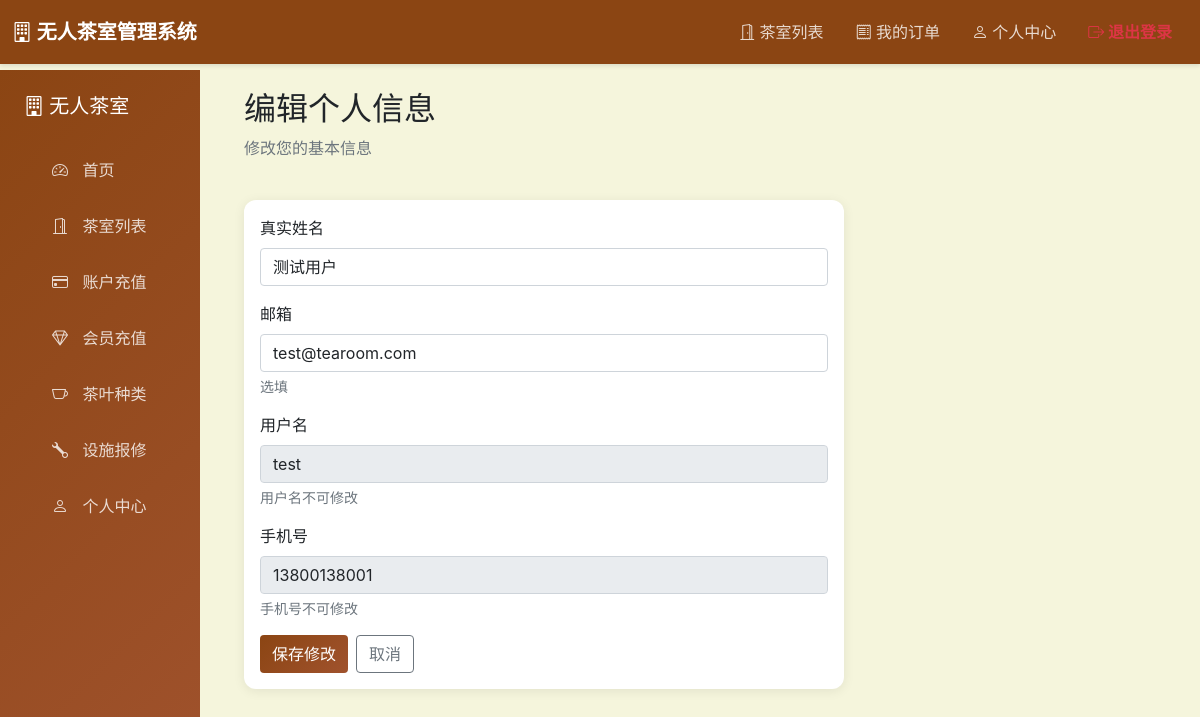
The page /user/profile/edit (signed in) on the database its author committed.
### models.py (models this page shows, shortened)
class User(db.Model):
    __tablename__ = 'users'
    id = db.Column(db.Integer, primary_key=True)
    username = db.Column(db.String(80), unique=True, nullable=False, index=True)
    password_hash = db.Column(db.String(255), nullable=False)
    phone = db.Column(db.String(20), unique=True, nullable=False, index=True)
    real_name = db.Column(db.String(50), nullable=False)
    email = db.Column(db.String(120), unique=True)
    is_admin = db.Column(db.Boolean, default=False)
    is_active = db.Column(db.Boolean, default=True)
    balance = db.Column(db.Float, default=0.0)
    is_member = db.Column(db.Boolean, default=False)
    member_level = db.Column(db.Integer, default=1)
    member_expires_at = db.Column(db.DateTime)
    total_consumption = db.Column(db.Float, default=0.0)
    created_at = db.Column(db.DateTime, default=datetime.utcnow)
    updated_at = db.Column(db.DateTime, default=datetime.utcnow, onupdate=datetime.utcnow)
    orders = db.relationship('Order', backref='user', lazy=True, cascade='all, delete-orphan')
    bookings = db.relationship('Booking', backref='user', lazy=True, cascade='all, delete-orphan')

### routes/user.py (the view, shortened to what this page needs)
@user_bp.route('/user/profile/edit', methods=['GET', 'POST'])
@user_required
def edit_profile():
    user = User.query.get(session['user_id'])
    return render_template('user/edit_profile.html', user=user)

### routes/user.py (called while the page is built)
def user_required(f):
    @wraps(f)
    def decorated_function(*args, **kwargs):
        if 'user_id' not in session:
            flash('请先登录', 'error')
            return redirect(url_for('user_frontend.login'))
        return f(*args, **kwargs)
    return decorated_function

### templates/user/edit_profile.html (shortened to what this page needs)
{% extends "admin/base.html" %}
{% block content %}
<div class="container">
    <div class="row mb-4">
        <div class="col-12">
            <h2>编辑个人信息</h2>
            <p class="text-muted">修改您的基本信息</p>
        </div>
    </div>
    <div class="row">
        <div class="col-md-8">
            <div class="card">
                <div class="card-body">
                    <form method="POST" action="/user/profile/edit">
                        <div class="mb-3">
                            <label for="real_name" class="form-label">真实姓名</label>
                            <input type="text" class="form-control" id="real_name" name="real_name" value="{{ user.real_name }}" required>
                        </div>
                        <div class="mb-3">
                            <label for="email" class="form-label">邮箱</label>
                            <input type="email" class="form-control" id="email" name="email" value="{{ user.email or '' }}">
                            <div class="form-text">选填</div>
                        </div>
                        <div class="mb-3">
                            <label class="form-label">用户名</label>
                            <input type="text" class="form-control" value="{{ user.username }}" disabled>
                            <div class="form-text">用户名不可修改</div>
                        </div>
                        <div class="mb-3">
                            <label class="form-label">手机号</label>
                            <input type="text" class="form-control" value="{{ user.phone }}" disabled>
                            <div class="form-text">手机号不可修改</div>
                        </div>
                        <div class="d-flex gap-2">
                            <button type="submit" class="btn btn-primary">保存修改</button>
                            <a href="/user/profile" class="btn btn-outline-secondary">取消</a>
                        </div>
                    </form>
                </div>
            </div>
        </div>
    </div>
</div>
{% endblock %}

### templates/admin/base.html (style rules this page uses)
:root { --primary-color: #8B4513; --secondary-color: #D2B48C; --accent-color: #A0522D; --light-color: #F5F5DC; --dark-color: #3E2723; --success-color: #2E7D32; --danger-color: #C62828; --warning-color: #FFA000; --info-color: #0288D1; }
body { font-family: -apple-system, BlinkMacSystemFont, 'Segoe UI', Roboto, 'Helvetica Neue', Arial, sans-serif; background-color: var(--light-color); padding-top: 70px; transition: all 0.3s ease; }
.card { border: none; border-radius: 12px; box-shadow: 0 2px 12px rgba(0, 0, 0, 0.08); margin-bottom: 20px; transition: transform 0.3s ease, box-shadow 0.3s ease; }
.btn-primary { background: linear-gradient(135deg, var(--primary-color) 0%, var(--accent-color) 100%); border: none; transition: all 0.3s ease; }
.form-control { border-radius: 4px; transition: border-color 0.3s ease, box-shadow 0.3s ease; }
.gap-2 { gap: 0.5rem; }

### rows shown on the page
User: real_name "测试用户", email "test@tearoom.com", username "test", phone "13800138001"
